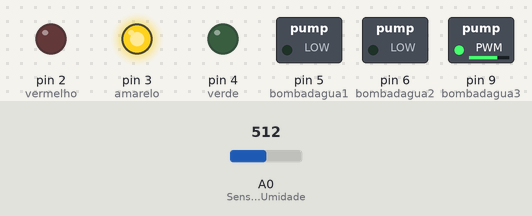
Simulated run of this sketch. Board: Arduino Leonardo, built with avr-gcc and run on an emulated ATmega32U4. On the bench: switched loads named in the sketch (green lamp = pin HIGH), output pins drawn as LEDs (lit = HIGH). Inputs (shaded band) come from the test bench; at power-on: A0 (SensorDeUmidade) = 512.

Above: at 1.2 s.
1.3 s: A0 (SensorDeUmidade) set to 489
At 2.8 s:
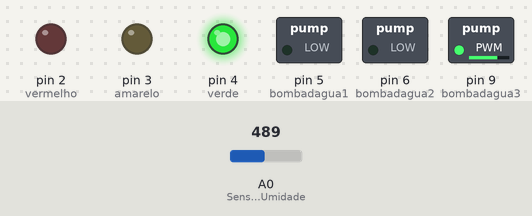
3.5 s: A0 (SensorDeUmidade) set to 610
At 4.3 s:
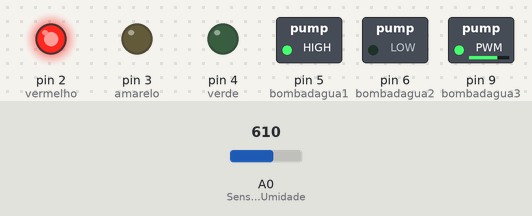
5.5 s: A0 (SensorDeUmidade) set to 590
At 7.1 s:
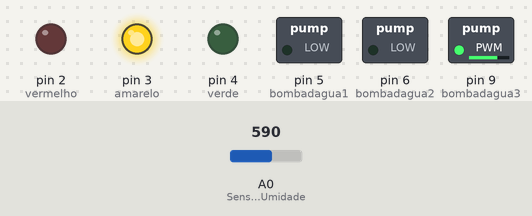
7.5 s: A0 (SensorDeUmidade) set to 611
At 8.6 s:
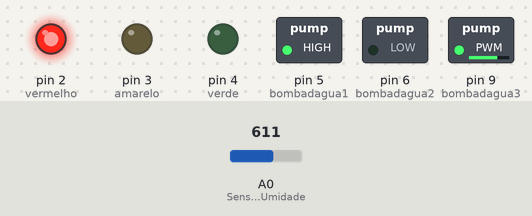
Timing chart, 0 to 10.5 s (numbered marks = the images above; inputs shaded):
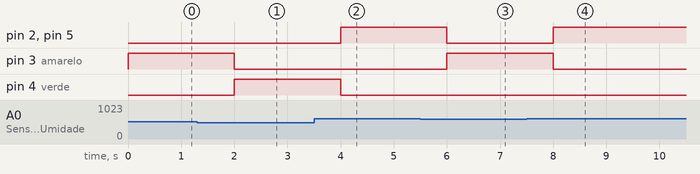

The sketch:

regador_de_planta_automatico.ino
```cpp
/* Regador automático para planta. 20º projeto.linguagem utilizada c++
 <<Projeto de robótica do ditão 2023>>
 1º campeonato "Ditão robótica"

 criado por: Leonardo de Oliveira Prado.
 Instagram: arduino2.0tecnologico

 Data de inicio do projeto 03/09/2023
 Data de término do projeto 15/05/2024

************************************************************************************************************************************
*/
#define vermelho 2
#define amarelo 3
#define verde 4
#define bombadagua1 5
#define bombadagua2 6
#define bombadagua3 9
#define SensorDeUmidade A0

void setup() {
  pinMode(SensorDeUmidade, INPUT);  // sensor de umidade da terra

  pinMode(vermelho, OUTPUT);  //pin vermelho 2
  pinMode(amarelo, OUTPUT);   //pin vermelho 3
  pinMode(verde, OUTPUT);     //pin vermelho 4

  pinMode(bombadagua1, OUTPUT);  //pin boba d'água 5
  pinMode(bombadagua2, OUTPUT);  //pin boba d'água 6
  pinMode(bombadagua3, OUTPUT);  //pin boba d'água 9
  analogWrite(bombadagua3,180);
  //Serial.begin(9600);
}

void loop() {
  //Serial.println(analogRead(SensorDeUmidade));
  //delay(50);
  if (analogRead(SensorDeUmidade) <= 1023 && analogRead(SensorDeUmidade) >= 601) {  // ligar a bomba d'água //umidade da terra ruim

    digitalWrite(amarelo, LOW);
    digitalWrite(verde, LOW);
    digitalWrite(vermelho, HIGH);

    digitalWrite(bombadagua1, HIGH);
    digitalWrite(bombadagua2, LOW);

  }

  else if (analogRead(SensorDeUmidade) <= 600 && analogRead(SensorDeUmidade) >= 501) {  // desligar a bomba d'água //umidade da terra média

    digitalWrite(vermelho, LOW);
    digitalWrite(verde, LOW);
    digitalWrite(amarelo, HIGH);

    digitalWrite(bombadagua1, LOW);
    digitalWrite(bombadagua2, LOW);


  } else if (analogRead(SensorDeUmidade) <= 500) {  // desligar a bomba d'água //umidade da terra boa

    digitalWrite(amarelo, LOW);
    digitalWrite(vermelho, LOW);
    digitalWrite(verde, HIGH);

    digitalWrite(bombadagua1, LOW);
    digitalWrite(bombadagua2, LOW);
  }
  delay(2000);
}
```

Measured:
- the behaviour switches between 501 and 500 on A0 (SensorDeUmidade) (found by bisection; images 0 and 1)
- the behaviour switches between 601 and 600 on A0 (SensorDeUmidade) (found by bisection; images 2 and 3)
- after the input at 1.3 s, pin 3 (amarelo): HIGH → LOW after 0.70 s; pin 4 (verde): LOW → HIGH after 0.70 s
- after the input at 3.5 s, pin 2 (vermelho), pin 5 (bombadagua1): LOW → HIGH after 0.50 s; pin 4 (verde): HIGH → LOW after 0.50 s
- after the input at 5.5 s, pin 2 (vermelho), pin 5 (bombadagua1): HIGH → LOW after 0.50 s; pin 3 (amarelo): LOW → HIGH after 0.50 s
- after the input at 7.5 s, pin 2 (vermelho), pin 5 (bombadagua1): LOW → HIGH after 0.50 s; pin 3 (amarelo): HIGH → LOW after 0.50 s
